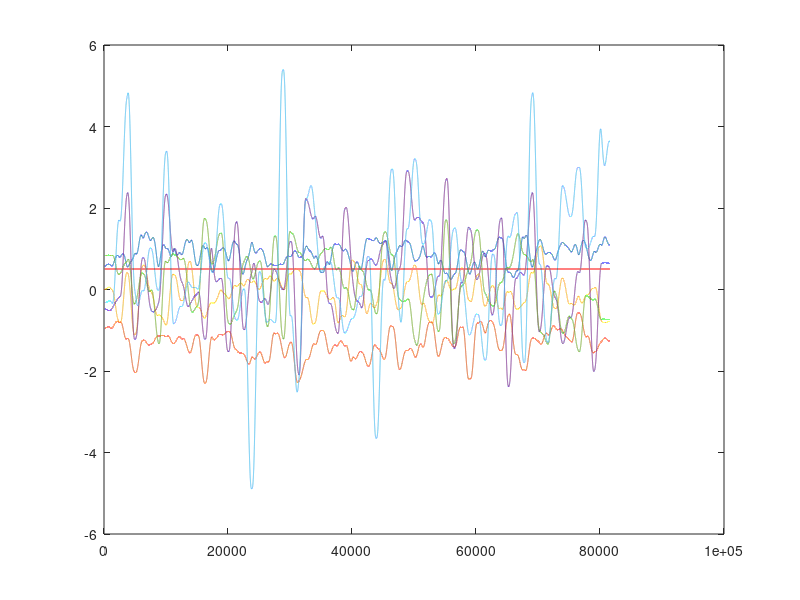
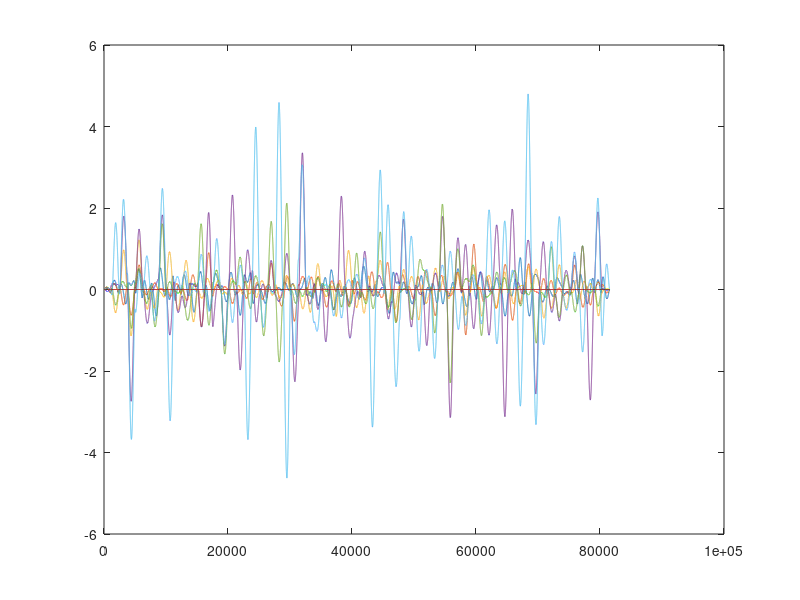
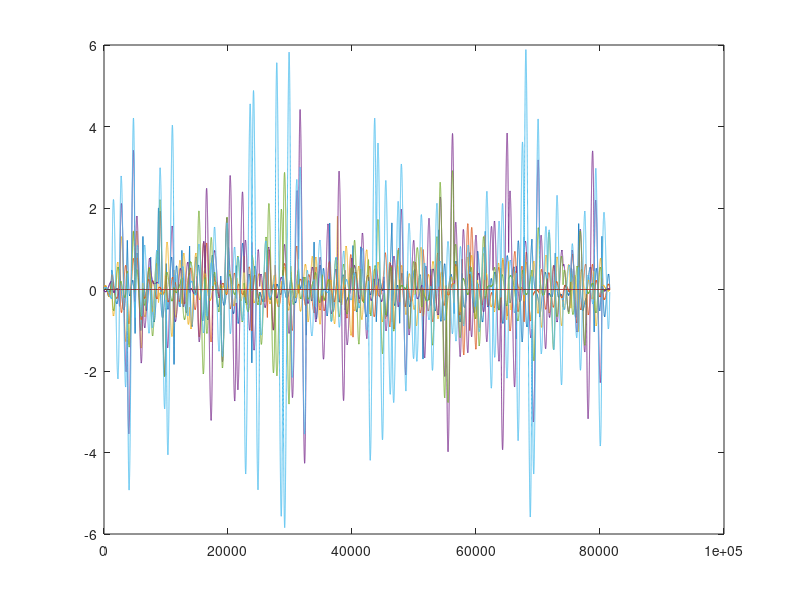
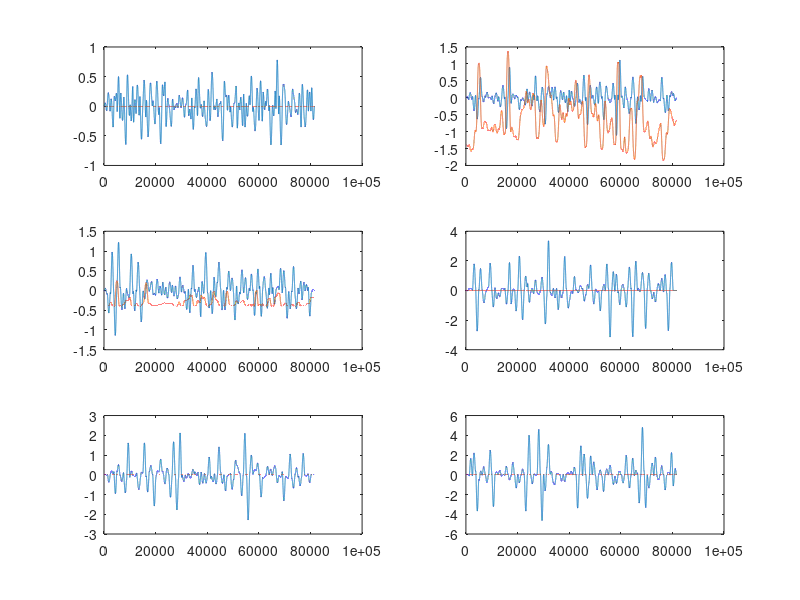

These figures' MATLAB source, in order:
clc; clear all; close all;
load('traj.mat')
%u = zeros(size(traj,1)-2,size(traj,2)-1);
load('trajU.mat')
Fs = 500;
dtraj = sgolayfilt(diff(traj)*Fs,1,17);
ddtraj = sgolayfilt(diff(dtraj)*Fs,1,17);
figure, plot(traj), figure, plot(dtraj), figure, plot(ddtraj);
num = size(traj,1)-2;
if ~exist('u')
    parfor i=1:num
       u(i,:) = noiseCompensation(traj(i,1:6), dtraj(i,1:6), ddtraj(i,1:6))';
    end
end
%% Grafici (cambiare fra ddtraj/dtraj/traj)
figure; 
subplot(321); plot(dtraj(:,1)); hold on; plot(u(:,1));
subplot(322); plot(dtraj(:,2)); hold on; plot(u(:,2));
subplot(323); plot(dtraj(:,3)); hold on; plot(u(:,3));
subplot(324); plot(dtraj(:,4)); hold on; plot(u(:,4));
subplot(325); plot(dtraj(:,5)); hold on; plot(u(:,5));
subplot(326); plot(dtraj(:,6)); hold on; plot(u(:,6));